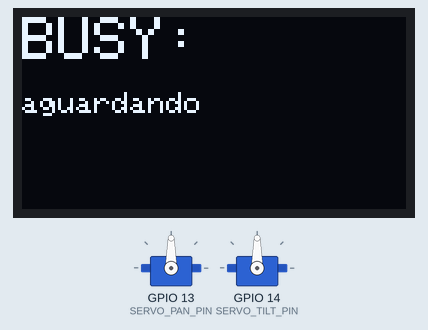
This program was run on a simulated ESP32-S3. Parts: 128×64 one-colour display, 2 × servo. WiFi joins after 1.5 s; servers stay silent unless stated; what the program prints to the serial monitor is not drawn.

Above: at 1.8 s.

The program:

main.cpp
```cpp
// ============================================================
//  main.cpp  -  O CORACAO do Busy
//  setup() roda 1x; loop() repete pra sempre.
// ============================================================
#include <Arduino.h>
#include "config.h"
#include "display.h"
#include "servos.h"
#include "comms.h"

void setup() {
  Serial.begin(115200);
  Serial.println("=== BUSY FIRMWARE INICIANDO ===");

  display_iniciar();   // liga a telinha
  servos_iniciar();   // centraliza os servos
  wifi_conectar();    // entra no WiFi
}

void loop() {
  String expressao = "neutro";
  String movimento = "parado";

  // Pergunta ao cerebro o que fazer agora
  if (cerebro_consultar(expressao, movimento)) {
    Serial.println("Expressao: " + expressao + " | Movimento: " + movimento);
    display_mostrar(expressao);   // mostra a "cara"
    servo_mover(movimento);       // faz o movimento
  } else {
    // Se o cerebro nao respondeu, fica neutro esperando
    display_mostrar("aguardando");
  }

  delay(INTERVALO_MS);  // espera o tempo definido em config.h
}
```

comms.cpp
```cpp
// ============================================================
//  comms.cpp  -  WiFi + falar com o "cerebro" (servidor Python)
//  Faz um GET e recebe um JSON: {"expressao":"sorrindo","movimento":"acena_direita"}
// ============================================================
#include "comms.h"
#include <WiFi.h>
#include <HTTPClient.h>
#include <ArduinoJson.h>

void wifi_conectar() {
  Serial.print("[WIFI] Conectando a ");
  Serial.println(WIFI_SSID);
  WiFi.begin(WIFI_SSID, WIFI_PASSWORD);
  // Espera ate conectar (max 10s)
  int tentativas = 0;
  while (WiFi.status() != WL_CONNECTED && tentativas < 20) {
    delay(500);
    Serial.print(".");
    tentativas++;
  }
  if (WiFi.status() == WL_CONNECTED) {
    Serial.println("\n[WIFI] Conectado!");
  } else {
    Serial.println("\n[WIFI] Falhou - verifique SSID/senha em config.h");
  }
}

// Faz a pergunta ao cerebro e preenche as variaveis de saida.
// Retorna true se deu tudo certo.
bool cerebro_consultar(String& expressao, String& movimento) {
  if (WiFi.status() != WL_CONNECTED) return false;

  HTTPClient http;
  String url = String("http://") + BRAIN_IP + ":" + BRAIN_PORT + BRAIN_ENDPOINT;
  http.begin(url);
  int codigo = http.GET();

  if (codigo != 200) {
    http.end();
    return false;
  }

  String resposta = http.getString();
  http.end();

  // Faz o parse do JSON recebido
  JsonDocument doc;
  DeserializationError erro = deserializeJson(doc, resposta);
  if (erro) return false;

  expressao = doc["expressao"] | "neutro";
  movimento = doc["movimento"] | "parado";
  return true;
}
```

comms.h
```cpp
// ============================================================
//  comms.h  -  cabecalho de comunicacao (WiFi + cerebro)
// ============================================================
#ifndef COMMS_H
#define COMMS_H

#include <Arduino.h>

void wifi_conectar();
bool cerebro_consultar(String& expressao, String& movimento);

#endif
```

display.cpp
```cpp
// ============================================================
//  display.cpp  -  implementacao da tela OLED
//  Biblioteca: Adafruit_SSD1306  (tela 128x64, I2C)
// ============================================================
#include "display.h"
#include <Adafruit_SSD1306.h>
#include <Adafruit_GFX.h>

// Cria o objeto do display. 128x64 é o tamanho da tela 1.3"
Adafruit_SSD1306 tela(OLED_RESET, OLED_SDA, OLED_SCL);

void display_iniciar() {
  // begin() liga o display no endereco I2C definido em config.h
  if (!tela.begin(SSD1306_SWITCHCAPVCC, OLED_ADDR)) {
    // Se entrar aqui, o pino/endereco esta errado -> verifique config.h
    Serial.println("[DISPLAY] Falha ao iniciar OLED");
    return;
  }
  tela.clearDisplay();
  tela.setTextSize(2);             // tamanho da fonte
  tela.setTextColor(SSD1306_WHITE);
  tela.setCursor(0, 0);
  tela.println("BUSY");
  tela.display();                  // envia para a tela
}

void display_mostrar(const String& expressao) {
  tela.clearDisplay();
  tela.setTextSize(2);
  tela.setTextColor(SSD1306_WHITE);
  tela.setCursor(0, 0);
  tela.println("BUSY:");
  tela.setTextSize(1);             // menor para caber o texto
  tela.setCursor(0, 25);
  tela.println(expressao);
  tela.display();
}

void display_limpar() {
  tela.clearDisplay();
  tela.display();
}
```

display.h
```cpp
// ============================================================
//  display.h  -  cabecalho do modulo de tela OLED
//  (voce mexe aqui so se quiser adicionar novas "caras")
// ============================================================
#ifndef DISPLAY_H
#define DISPLAY_H

#include <Arduino.h>

// Inicia o display (chamar uma vez no setup)
void display_iniciar();

// Mostra uma "expressao" textual no centro da tela.
// Exemplo: display_mostrar("sorrindo")
void display_mostrar(const String& expressao);

// Limpa a tela
void display_limpar();

#endif
```

servos.cpp
```cpp
// ============================================================
//  servos.cpp  -  implementacao dos 2 servos MG90S (pan/tilt)
//  Biblioteca: ESP32Servo
//  MG90S gira de 0 a 180 graus. 90 = centro.
// ============================================================
#include "servos.h"
#include <ESP32Servo.h>

Servo servoPan;
Servo servoTilt;

void servos_iniciar() {
  // Avisa a biblioteca em qual pino cada servo esta
  servoPan.setPeriodHertz(50);       // 50Hz = padrao de servo
  servoTilt.setPeriodHertz(50);
  servoPan.attach(SERVO_PAN_PIN, 500, 2400);   // 500-2400us = faixa de pulso
  servoTilt.attach(SERVO_TILT_PIN, 500, 2400);
  servo_centralizar();
}

void servo_centralizar() {
  servoPan.write(90);    // centro
  servoTilt.write(90);   // centro
}

void servo_mover(const String& mov) {
  // Cada comando move um pouco e volta pro centro (movimento "vivo")
  if (mov == "acena_direita") {
    servoPan.write(150); delay(300); servo_centralizar();
  } else if (mov == "acena_esquerda") {
    servoPan.write(30);  delay(300); servo_centralizar();
  } else if (mov == "olha_cima") {
    servoTilt.write(150); delay(300); servo_centralizar();
  } else if (mov == "olha_baixo") {
    servoTilt.write(30);  delay(300); servo_centralizar();
  } else {
    // comando desconhecido -> so centraliza
    servo_centralizar();
  }
}
```

servos.h
```cpp
// ============================================================
//  servos.h  -  cabecalho do modulo de movimento (pan/tilt)
// ============================================================
#ifndef SERVOS_H
#define SERVOS_H

#include <Arduino.h>

void servos_iniciar();
void servo_centralizar();              // volta ao meio
void servo_mover(const String& mov);  // recebe "acena_direita" etc

#endif
```

config.h
```cpp
// ============================================================
//  config.h  -  AQUI VOCE MUDA OS PINOS E A REDE
//  (e nada mais, o resto do codigo usa essas variaveis)
// ============================================================

#ifndef CONFIG_H
#define CONFIG_H

// --- WiFi da loja (mude pros dados da sua rede) ---
#define WIFI_SSID     "SUA_REDE_WIFI"
#define WIFI_PASSWORD "SUA_SENHA"

// --- Onde roda o "cerebro" (o servidor Python no seu PC) ---
// 192.168.x.x  ->  descubra com 'ip a' no PC ou 'ipconfig' no Windows
#define BRAIN_IP      "192.168.1.50"
#define BRAIN_PORT    8000
#define BRAIN_ENDPOINT "/proximo"

// --- Pinos do OLED (tela 1.3" I2C) ---
// SDA = dados, SCL = clock. Verifique no seu modulo se tem resistor de pull-up.
#define OLED_SDA 21
#define OLED_SCL 22
#define OLED_ADDR 0x3C   // endereco I2C comum (se nao funcionar, tente 0x3D)
#define OLED_RESET -1    // -1 = sem pino de reset dedicado

// --- Pinos dos servos (pan = esquerda/direita, tilt = cima/baixo) ---
#define SERVO_PAN_PIN  13
#define SERVO_TILT_PIN 14

// --- Tempo entre consultas ao cerebro (em milissegundos) ---
#define INTERVALO_MS 4000   // pergunta a cada 4s o que fazer

#endif
```
